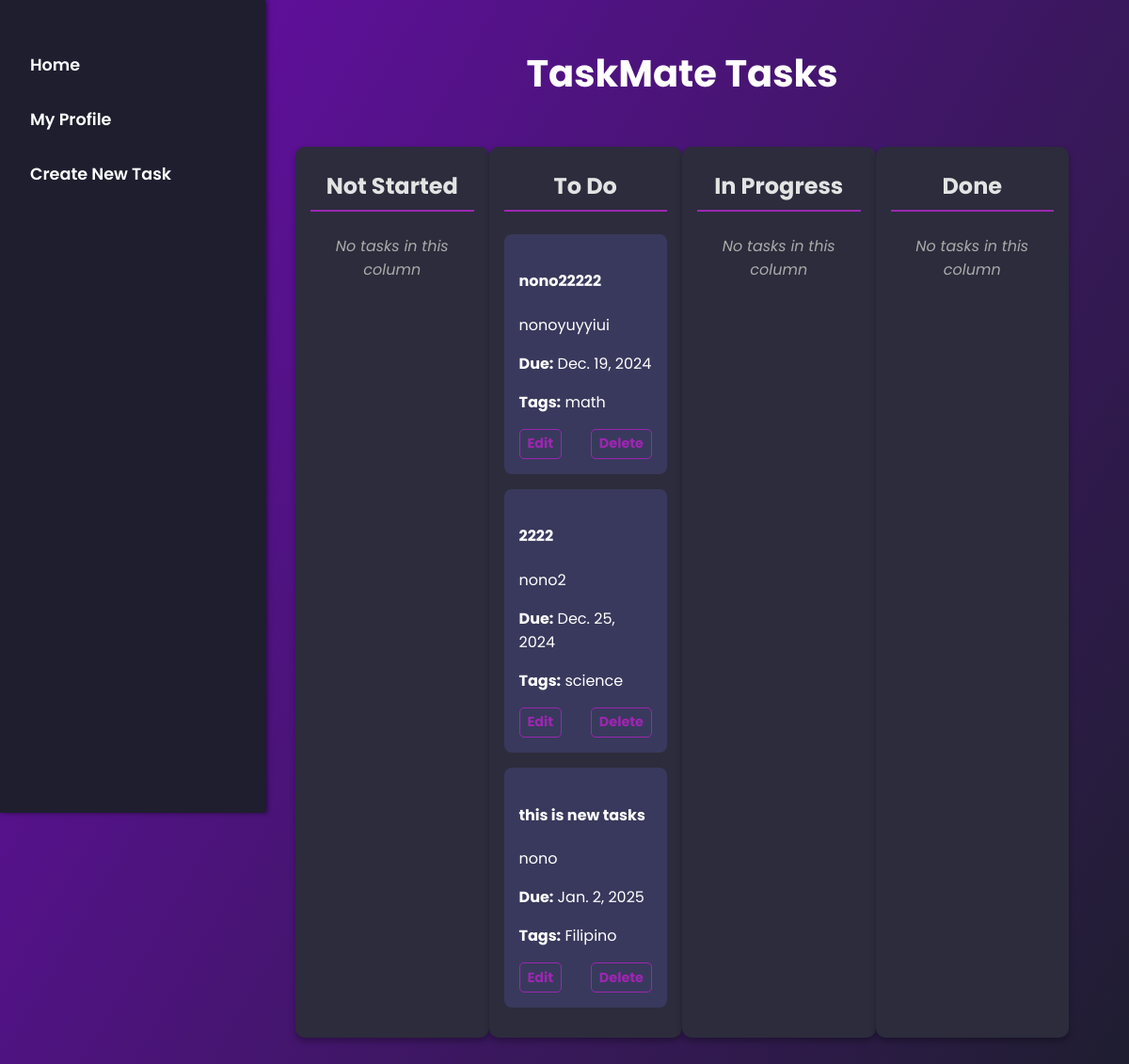
Before: /tasks with the older database file.
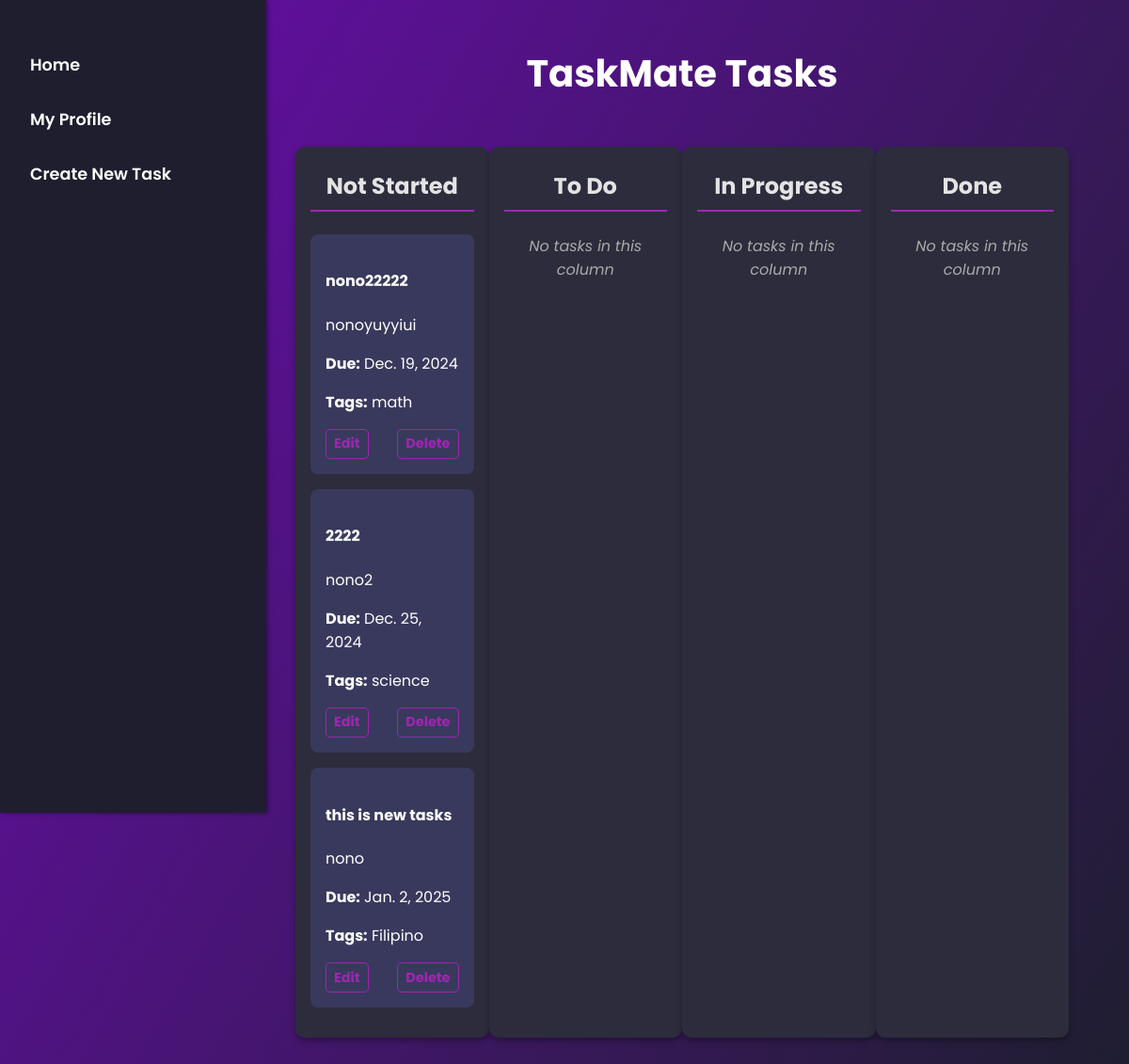
After: the same page with the newer database file.
### myapp/models.py (models this page shows, shortened)
class Task(models.Model):
    title = models.CharField(max_length=200)
    description = models.TextField(blank=True, null=True)
    status = models.CharField(
        max_length=20,
        choices=KANBAN_COLUMNS,
        default='NOT_STARTED',
    )
    due_date = models.DateField(blank=True, null=True)  # New field
    tags = models.CharField(max_length=200, blank=True, null=True)  # New field
    created_at = models.DateTimeField(auto_now_add=True)
    updated_at = models.DateTimeField(auto_now=True)

### myapp/views.py (the view)
# urls.py: path('tasks', views.kanban_board, name='kanban_board'),  # Display Kanban board
def kanban_board(request):
    tasks = {
        'NOT_STARTED': Task.objects.filter(status='NOT_STARTED'),
        'PENDING': Task.objects.filter(status='PENDING'),
        'TODO': Task.objects.filter(status='TODO'),
        'IN_PROGRESS': Task.objects.filter(status='IN_PROGRESS'),
        'DONE': Task.objects.filter(status='DONE'),
    }
    return render(request, 'kanban_board.html', {'tasks': tasks})

### myapp/templates/kanban_board.html (shortened to what the changed rows need)
<!DOCTYPE html>
<html lang="en">
<head>
</head>
<body>
    <div class="content">
        <h1>TaskMate Tasks</h1>
        <div class="kanban-container">
            <div class="kanban-column" data-status="NOT_STARTED" ondragover="allowDrop(event)" ondrop="drop(event)">
                <h3>Not Started</h3>
                {% for task in tasks.NOT_STARTED %}
                    <div class="task" draggable="true" ondragstart="dragStart(event)" ondragend="dragEnd(event)" data-id="{{ task.id }}" data-tag="{{ task.tags }}" data-created="{{ task.created }}">
                        <h4>{{ task.title }}</h4>
                        <p>{{ task.description }}</p>
                        <p><strong>Due:</strong> {{ task.due_date }}</p>
                        <p><strong>Tags:</strong> {{ task.tags }}</p>
                        <div class="task-actions">
                            <a href="{% url 'edit_task' task.id %}" class="edit-btn">Edit</a>
                            <a href="{% url 'delete_task' task.id %}" class="delete-btn">Delete</a>
                        </div>
                    </div>
                {% empty %}
                    <p class="empty-message">No tasks in this column</p>
                {% endfor %}
            </div>
            <div class="kanban-column" data-status="TODO" ondragover="allowDrop(event)" ondrop="drop(event)">
                <h3>To Do</h3>
                {% for task in tasks.TODO %}
                    <div class="task" draggable="true" ondragstart="dragStart(event)" ondragend="dragEnd(event)" data-id="{{ task.id }}" data-tag="{{ task.tags }}" data-created="{{ task.created }}">
                        <h4>{{ task.title }}</h4>
                        <p>{{ task.description }}</p>
                        <p><strong>Due:</strong> {{ task.due_date }}</p>
                        <p><strong>Tags:</strong> {{ task.tags }}</p>
                        <div class="task-actions">
                            <a href="{% url 'edit_task' task.id %}" class="edit-btn">Edit</a>
                            <a href="{% url 'delete_task' task.id %}" class="delete-btn">Delete</a>
                        </div>
                    </div>
                {% empty %}
                    <p class="empty-message">No tasks in this column</p>
                {% endfor %}
            </div>
        </div>
    </div>
</body>
</html>

Changed rows visible on the page:
changed Task "nono22222": moves from the list under "To Do" to the list under "Not Started"
changed Task "nono2": moves from the list under "To Do" to the list under "Not Started"
changed Task "this is new tasks": moves from the list under "To Do" to the list under "Not Started"
